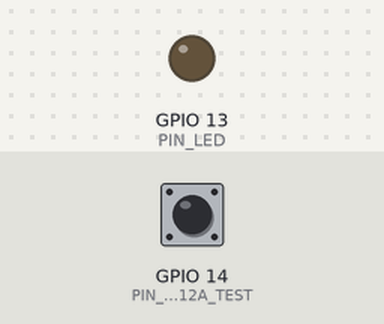
Bench run of a sketch on a simulated ESP8266 (NodeMCU). On the bench: output pins drawn as LEDs (lit = HIGH). Inputs (shaded band) come from the test bench; at power-on: GPIO 14 (PIN_SB612A_TEST) HIGH.

Above: at 1.2 s.
1.3 s: GPIO 14 (PIN_SB612A_TEST) pulled LOW for 0.15 s
At 2.6 s:
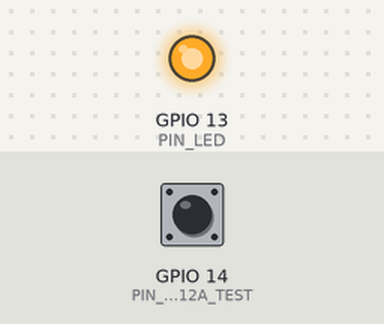
2.9 s: GPIO 14 (PIN_SB612A_TEST) pulled LOW for 3.2 s
At 3.2 s:
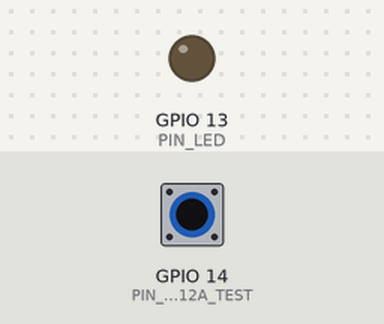
Timing chart, 0 to 7.6 s (numbered marks = the images above; inputs shaded):
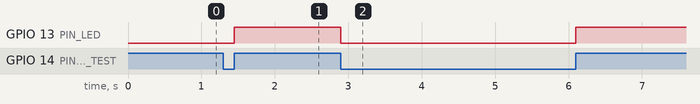

Measured:
- after the input at 1.3 s, GPIO 13 (PIN_LED): LOW → HIGH after 0.15 s
- after the input at 2.9 s, GPIO 13 (PIN_LED): HIGH → LOW at once, → HIGH 3.2 s later

The sketch:

SB612A.ino
```cpp
extern "C" {
#include "user_interface.h"
}

#define PIN_SB612A_TEST (14)
#define PIN_LED (13)

volatile unsigned int counter = 0;

void cyclePoint() {
  digitalWrite(PIN_LED, digitalRead(PIN_SB612A_TEST));
  counter++;
}

void setup() {
  Serial.begin(115200);

  wifi_set_sleep_type(LIGHT_SLEEP_T);

  pinMode(PIN_LED, OUTPUT);
  pinMode(PIN_SB612A_TEST, INPUT_PULLUP);

  attachInterrupt(digitalPinToInterrupt(14), cyclePoint, CHANGE);
}

void loop() {
}
```
